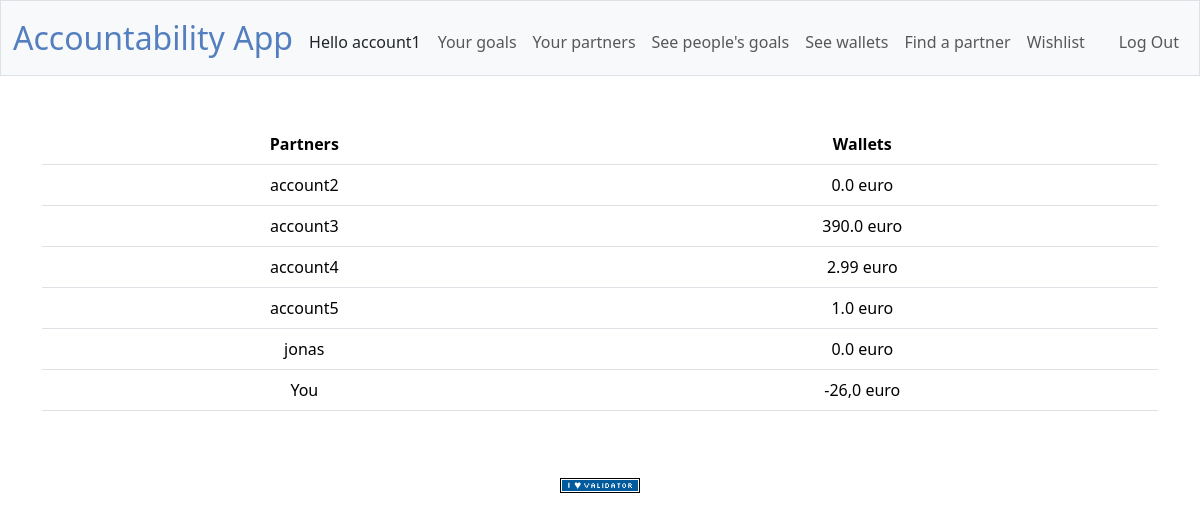
/seewallets (signed in), run on an earlier commit of the app's database.
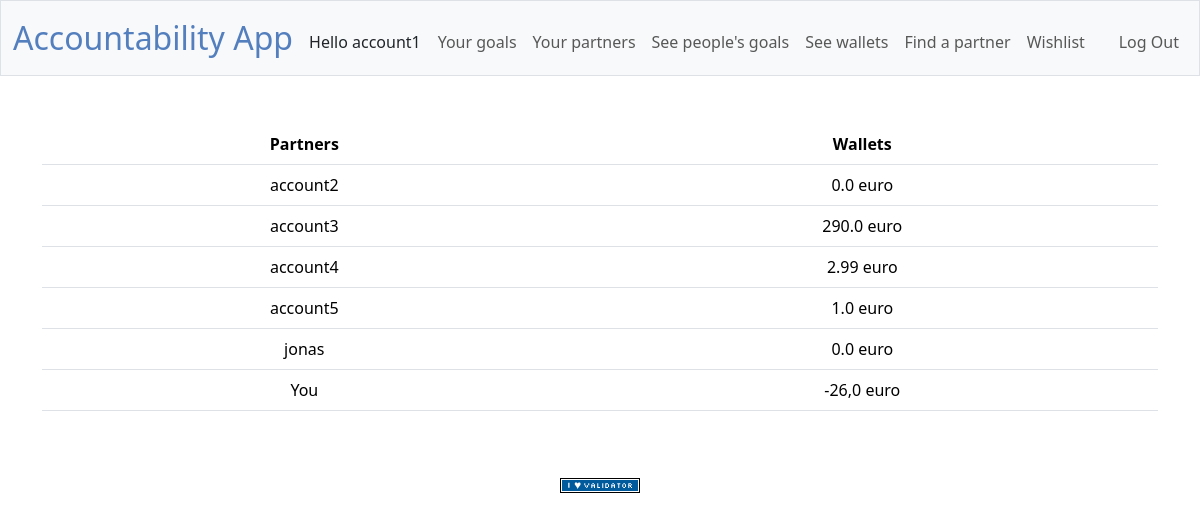
And on a later commit of the database.
### tables this page shows
CREATE TABLE accounts (
    id INTEGER PRIMARY KEY AUTOINCREMENT NOT NULL,
    username TEXT NOT NULL,
    hash TEXT NOT NULL,
    wallet NUMERIC NOT NULL DEFAULT 1.00
);

### app.py (the view)
@app.route("/seewallets")
@login_required
def see_wallets():
    partnerList = accepted_partner_list(session["user_id"])
    myWallet = find_wallet(session["user_id"])
    wallet = str_dec_comma(myWallet)
    return render_template("seewallets.html", partnerList=partnerList, wallet=wallet)

### app.py (called while the page is built)
@app.after_request
def after_request(response):
    response.headers["Cache-Control"] = "no-cache, no-store, must-revalidate"
    response.headers["Expires"] = 0
    response.headers["Pragma"] = "no-cache"
    return response

### helpers.py (called while the page is built)
def login_required(f):
    @wraps(f)
    def decorated_function(*args, **kwargs):
        if session.get("user_id") is None:
            return redirect("/login")
        return f(*args, **kwargs)
    return decorated_function

def find_username(value):
    db = SQL("sqlite:///projectdata.db")
    names = db.execute("""
                        SELECT username FROM accounts WHERE id=?
                          """, value)
    person = ""
    for name in names:
        person = name["username"]
    return person

### partners.py (called while the page is built)
def accepted_partner_list(value):
    partnerList = []
    accepteePartner = db.execute("""
                                SELECT * FROM partnerships WHERE status = ? AND acceptee = ?
                                 """, "ACCEPTED", value)
    requesterPartner = db.execute("""
                                SELECT * FROM partnerships WHERE status = ? AND requester = ?
                                 """, "ACCEPTED", value)
    for partner in accepteePartner:
        partnerList.append(partner["requester"])
    for partner in requesterPartner:
        partnerList.append(partner["acceptee"])
    return partnerList

### wallets.py (called while the page is built)
def str_dec_comma(value):
    strWallet = str(value)
    euro = strWallet.replace(".",",")
    return euro

def find_wallet(userid):
    wallet = db.execute("""
                        SELECT wallet FROM accounts WHERE id = ?
                        """, userid)
    wallet = float(wallet[0]["wallet"])
    wallet = round(wallet, 2)
    return wallet;

### templates/seewallets.html (shortened to what this page needs)
{% extends "layout.html" %}
{% block main %}
<table class="table">
    <thead>
        <tr>
            <th scope="col">Partners</th>
            <th scope="col">Wallets</th>
        </tr>
    </thead>
    <tbody>
        {% for partner in partnerList %}
            <tr>
            <td>{{ partner | find_username }}</td>
            <td>{{ partner | find_wallet }} euro</td>
            </tr>
        {% endfor %}
        <tr>
            <td>You</td>
            <td>{{ wallet }} euro</td>
        </tr>
    </tbody>
</table>
{% endblock %}

### templates/layout.html (shortened to what this page needs)
<!DOCTYPE html>
<html lang="en">
    <head>
        <link href="https://cdn.jsdelivr.net/npm/bootstrap@5.3.3/dist/css/bootstrap.min.css" rel="stylesheet">
        <link href="/static/styles.css" rel="stylesheet">
    </head>
    <body>
        <nav class="bg-light border navbar navbar-expand-md navbar-light">
            <div class="container-fluid">
                <a class="navbar-brand" href="/"><span class="blue">Accountability App</span></a>
                <div class="collapse navbar-collapse" id="navbar">
                    {% if session["user_id"] %}
                        <ul class="navbar-nav me-auto mt-2">
                            Hello {{ session["user_name"] }}
                        </ul>
                        <ul class="navbar-nav me-auto mt-2">
                            <li class="nav-item"><a class="nav-link" href="/maingoalpage">Your goals</a></li>
                            <li class="nav-item"><a class="nav-link" href="/partnerlist">Your partners</a></li>
                            <li class="nav-item"><a class="nav-link" href="/seePartnerGoals">See people's goals</a></li>
                            <li class="nav-item"><a class="nav-link" href="/seewallets">See wallets</a></li>
                            <li class="nav-item"><a class="nav-link" href="/findpartner">Find a partner</a></li>
                            <li class="nav-item"><a class="nav-link" href="/wishlist">Wishlist</a></li>
                        </ul>
                        <ul class="navbar-nav ms-auto mt-2">
                            <li class="nav-item"><a class="nav-link" href="/logout">Log Out</a></li>
                        </ul>
                    {% else %}
                        <ul class="navbar-nav ms-auto mt-2">
                            <li class="nav-item"><a class="nav-link" href="/register">Register</a></li>
                            <li class="nav-item"><a class="nav-link" href="/login">Log In</a></li>
                        </ul>
                    {% endif %}
                </div>
            </div>
        </nav>
        <main class="container py-5 text-center">
            {% block main %}{% endblock %}
        </main>
        <footer class="mb-5">
            <form action="https://validator.w3.org/check" class="text-center" enctype="multipart/form-data" method="post" target="_blank">
                <input alt="Validate" src="/static/I_heart_validator.png" type="image">
            </form>
        </footer>
    </body>
</html>

### static/styles.css (style rules this page uses)
nav .navbar-brand { font-size: xx-large; }
nav .navbar-brand .blue { color: #537fbe; }

What changed in the data, as far as the page shows it:
changed accounts "account3": partner "390.0" → "290.0"
